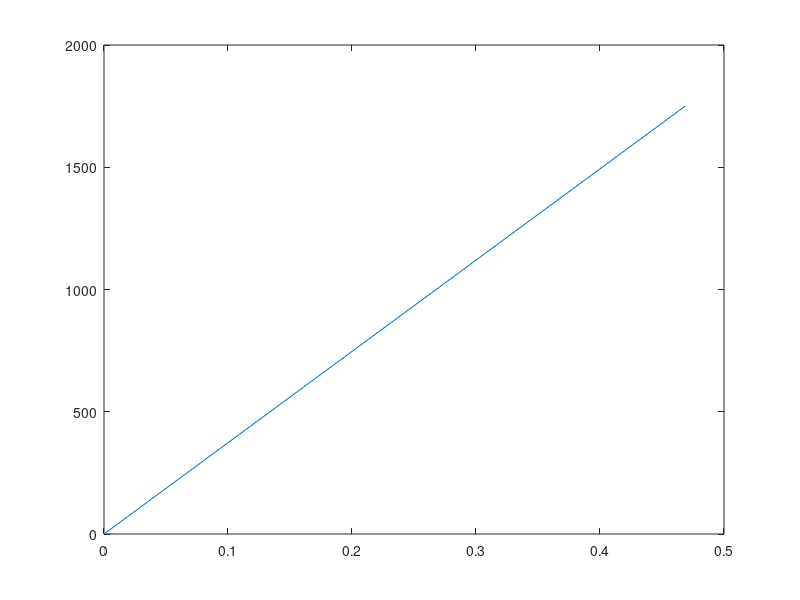

Recreate this plot in MATLAB.
%%%Written: Luis Salazar
clc
clear
%% put the carbon properties
correction = .6%
E_1= 8700000; %lb/in^2
E1=  E_1-(correction*E_1) 
E_2= 8400000; %lb/in^2
E2 = E_1-(correction*E_2);
nu_12= 0.4; %lb/in^2
nu_21= 0.38;
G_1= 4198842.5; %lb/in^2
G =  G_1 -(correction*G_1);
t= (1/3)/25.4; %in
Tension_0 = 105000;% lb/in^2
Tenion_90 = 97000; % lb/in^2
%Shear_s = 
%% Q matrix
Q_11= E1/(1-(nu_12*nu_21));
Q_22= E2/(1-(nu_12*nu_21));
Q_12= (nu_12*E2)/(1-(nu_12*nu_21));
Q_66= G;
%% Enter the ply schedule 
theta = [0,45,0];
%% Q bar Matrix
for i = 1:length(theta);
m=cos((180\pi)*theta(i));
n=sin((180\pi)*theta(i));
Q_bar_11(i)=Q_11*(m^4) + (2*(Q_12 + 2*Q_66)*(m^2)*(n^2)) + (Q_22*n^4);
Q_bar_12(i)=((Q_11+Q_22-(4*Q_66))*(m^2)*(n^2))+ (Q_12*((m^4) + (n^4)));
Q_bar_22(i)=((Q_11)*n^4)+ (2*(Q_12+2*Q_66))*m^2 * n^2 + Q_22*m^4;
Q_bar_16(i)=((Q_11-Q_12-(2*Q_66))*(m^3)*n) + ((Q_12-Q_22+(2*Q_66))*m*(n^3));
Q_bar_26(i)= (Q_11-Q_12-2*Q_66)*n^3*m + (Q_12-Q_22+2*Q_66)*n*m^3;
Q_bar_66(i)= ((Q_11+Q_22-(2*Q_12)-(2*Q_66))*(m^2)*(n^2)) + Q_66*(m^4 + n^4);
end
%% A Matrix
A_11=sum(Q_bar_11)*t;
A_12=sum(Q_bar_12)*t;
A_22=sum(Q_bar_22)*t;
A_16=sum(Q_bar_16)*t;
A_26=sum(Q_bar_26)*t;
A_66=sum(Q_bar_66)*t;
A=[A_11 A_12 A_16; A_12 A_22 A_26; A_16 A_26 A_66];
%% B Matrix
hk=0;
for k=length(theta):-1:1
    if rem(length(theta),2)==0
        hk(length(theta)+1-k)= ((t/2+ (t*(k-1))) - (t*0.5*length(theta)));
    else 
        hk(length(theta)+1-k)= ((t/2)+(t*(k-1))-(t*0.5*length(theta)));
end
end
B_11=0;
B_12=0;
B_22=0;
B_16=0;
B_26=0;
B_66=0;
for i = 1:length(theta)
B_11(i)=Q_bar_11(i)*t*hk(i);
B_12(i)=Q_bar_12(i)*t*hk(i);
B_22(i)=Q_bar_22(i)*t*hk(i);
B_16(i)=Q_bar_16(i)*t*hk(i);
B_26(i)=Q_bar_26(i)*t*hk(i);
B_66(i)=Q_bar_66(i)*t*hk(i);
% B_11=Q_bar_11(i)*t*hk(i)+B_11;
% B_12=Q_bar_12(i)*t*hk(i)+B_12;
% B_22=Q_bar_22(i)*t*hk(i)+B_22;
% B_16=Q_bar_16(i)*t*hk(i)+B_16;
% B_26=Q_bar_26(i)*t*hk(i)+B_26;
% B_66=Q_bar_66(i)*t*hk(i)+B_66;
end
B_11=round(sum(B_11));
B_12=round(sum(B_12));
B_22=round(sum(B_22));
B_16=round(sum(B_16));
B_26=round(sum(B_26));
B_66=round(sum(B_66));
B=[B_11 B_12 B_16; B_12 B_22 B_26; B_16 B_26 B_66];
%% D Matrix
for i=1:length(theta)
D_11(i)=Q_bar_11(i)*(((t^3)/12)+(t*(hk(i)^2)));
D_12(i)=Q_bar_12(i)*(((t^3)/12)+(t*(hk(i)^2)));
D_22(i)=Q_bar_22(i)*(((t^3)/12)+(t*(hk(i)^2)));
D_16(i)=Q_bar_16(i)*(((t^3)/12)+(t*(hk(i)^2)));
D_26(i)=Q_bar_26(i)*(((t^3)/12)+(t*(hk(i)^2)));
D_66(i)=Q_bar_66(i)*(((t^3)/12)+(t*(hk(i)^2)));
end
D_11=(sum(D_11));
D_12=(sum(D_12));
D_22=(sum(D_22));
D_16=(sum(D_16));
D_26=(sum(D_26));
D_66=(sum(D_66));
D=[D_11 D_12 D_16; D_12 D_22 D_26; D_16 D_26 D_66];
%% ABD Matrix
ABD= [A,B;B,D];
%% Modulus of Composite
ABD_inv=[A(2,2),A(2,3),B(1,2),B(2,2),B(2,3);A(2,3),A(3,3),B(1,3),B(2,3),B(3,3);B(1,2),B(1,3),D(1,1),D(1,2),D(1,3);B(2,2),B(2,3),D(1,2),D(2,2),D(2,3);B(2,3),B(3,3),D(1,3),D(2,3),D(3,3)];
mod_1=det(ABD);
mod_2=det(ABD_inv);
E_real=(mod_1/mod_2)/((t*(length(theta)+1)));
%% Enter Core stuff
Core= 3/4; %in
base = 275/25.4; %%in
Core_mod = 4700; % psi
I= (base/12)*((((2*t*length(theta))+Core)^3)-(Core^3)); %%Based on FSAE Structural Equivalency 
EI = E_real*I;
%% Normal Load

%Enter a load
W = [linspace(0,1750)];  %lbs make sure you change this around for your analysis
Length_supports = 400/25.4; %in
h = 2*(t*(length(theta)+1)) + Core; %in
load = [];
for i = 1:length(W)
    load(i) = W(i)*Length_supports/(4*h*base); 
end
Load = max(load) %psi
%% Deflection
distance_centroid = (t*length(theta))+Core;
deflection = [];
for i = 1:length(W)
    deflection(i) = (W(i)*(Length_supports^3))/(24*E_real*base*t*(length(theta)+1)*(distance_centroid^2))...
        + W(i)*(Length_supports)/(4*Core_mod*base*Core);
end
%% Failure (Tsai Hill and Maximum failure Critera)
Strain_matrix=[];
for i = 1:length(load)
Strain_matrix(:,i) = (inv(ABD)) * [load(i);0;0;0;0;0];
end
for i = 1:length(load)
    Strain_matrix(1:3,i) = Strain_matrix(1:3,i)*2;
end
P_strain_matrix= [];
for ss= 1:length(theta)
    for i = 1:length(load)
        m=cos((180\pi)*theta(ss));
        n=sin((180\pi)*theta(ss));
        P_strain_matrix(:,i,ss) = [m^2 n^2 2*m*n; n^2 m^2 -2*m*n; -m*n m*n (m^2 - n^2)]*Strain_matrix(1:3,i);
          P_strain_matrix(:,i,ss)=P_strain_matrix(:,i,ss)*2;
    end
end
Stress=[];
for ss = 1:length(theta)
for i = 1:length(load)
    Stress(:,i,ss)=[Q_11 Q_12 0; Q_12 Q_22 0; 0 0 Q_66]*P_strain_matrix(:,i,ss);
end
end


%% Plots

plot(deflection,W)
